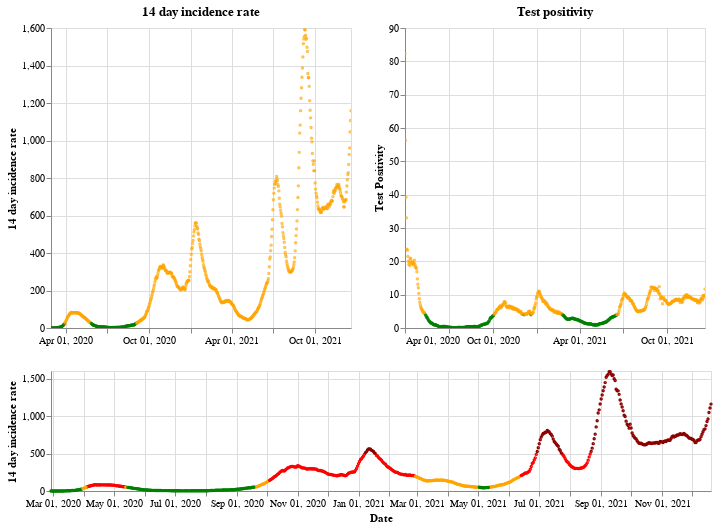

Notebook source saved alongside this figure:
### Markdown cell above
## Scotland

### Code cell
plot_traffic_light('Scotland')

### Figure 1 — Vega-Lite specification as saved in the notebook (floating-point values rounded to 4 significant figures; data arrays with more than 128 entries replaced by an {"elided": "..."} marker saying what was removed)
{"config": {"view": {"continuousWidth": 400, "continuousHeight": 300}}, "vconcat": [{"hconcat": [{"mark": {"type": "point", "size": 2}, "encoding": {"color": {"condition": {"value": "green", "test": "(datum.twoWeeklyCasesRate <= 25)"}, "value": "orange"}, "tooltip": [{"type": "nominal", "field": "areaName"}, {"type": "temporal", "field": "date"}, {"type": "quantitative", "field": "twoWeeklyCasesRate"}, {"type": "quantitative", "field": "testPositivity"}], "x": {"type": "temporal", "axis": {"title": ""}, "field": "date", "scale": {"domain": {"selection": "DateBrush"}}, "timeUnit": "yearmonthdate"}, "y": {"type": "quantitative", "axis": {"title": "14 day incidence rate"}, "field": "twoWeeklyCasesRate"}}, "title": "14 day incidence rate", "width": 300}, {"mark": {"type": "point", "size": 2}, "encoding": {"color": {"condition": {"value": "green", "test": "(datum.testPositivity <= 4)"}, "value": "orange"}, "tooltip": [{"type": "nominal", "field": "areaName"}, {"type": "temporal", "field": "date"}, {"type": "quantitative", "field": "twoWeeklyCasesRate"}, {"type": "quantitative", "field": "testPositivity"}], "x": {"type": "temporal", "axis": {"title": ""}, "field": "date", "scale": {"domain": {"selection": "DateBrush"}}, "timeUnit": "yearmonthdate"}, "y": {"type": "quantitative", "axis": {"title": "Test Positivity"}, "field": "testPositivity"}}, "title": "Test positivity", "width": 300}]}, {"layer": [{"mark": {"type": "point", "size": 2}, "encoding": {"color": {"condition": {"value": "orange", "test": "(((datum.testPositivity < 4) && (datum.twoWeeklyCasesRate >= 50)) && (datum.twoWeeklyCasesRate < 200))"}, "value": "red"}, "opacity": {"condition": {"value": 1, "test": "((datum.twoWeeklyCasesRate >= 50) && (datum.twoWeeklyCasesRate < 500))"}, "value": 0}, "tooltip": [{"type": "nominal", "field": "areaName"}, {"type": "temporal", "field": "date"}, {"type": "quantitative", "field": "twoWeeklyCasesRate"}, {"type": "quantitative", "field": "testPositivity"}], "x": {"type": "temporal", "axis": {"title": "Date"}, "field": "date", "timeUnit": "yearmonthdate"}, "y": {"type": "quantitative", "axis": {"title": "14 day incidence rate"}, "field": "twoWeeklyCasesRate"}}, "selection": {"DateBrush": {"type": "interval", "encodings": ["x"], "fields": ["Time"]}}}, {"mark": {"type": "point", "size": 2}, "encoding": {"color": {"value": "darkred"}, "opacity": {"condition": {"value": 1, "test": "(datum.twoWeeklyCasesRate >= 500)"}, "value": 0}, "tooltip": [{"type": "nominal", "field": "areaName"}, {"type": "temporal", "field": "date"}, {"type": "quantitative", "field": "twoWeeklyCasesRate"}, {"type": "quantitative", "field": "testPositivity"}], "x": {"type": "temporal", "axis": {"title": "Date"}, "field": "date", "timeUnit": "yearmonthdate"}, "y": {"type": "quantitative", "axis": {"title": "14 day incidence rate"}, "field": "twoWeeklyCasesRate"}}}, {"mark": {"type": "point", "size": 2}, "encoding": {"color": {"condition": {"value": "green", "test": "((datum.testPositivity < 4) && (datum.twoWeeklyCasesRate < 50))"}, "value": "orange"}, "opacity": {"condition": {"value": 1, "test": "(datum.twoWeeklyCasesRate < 50)"}, "value": 0}, "tooltip": [{"type": "nominal", "field": "areaName"}, {"type": "temporal", "field": "date"}, {"type": "quantitative", "field": "twoWeeklyCasesRate"}, {"type": "quantitative", "field": "testPositivity"}], "x": {"type": "temporal", "axis": {"title": "Date"}, "field": "date", "timeUnit": "yearmonthdate"}, "y": {"type": "quantitative", "axis": {"title": "14 day incidence rate"}, "field": "twoWeeklyCasesRate"}}}], "height": 120, "width": 660}], "data": {"name": "data-c3679fd39b84cb6f4a054236ddccadfa"}, "$schema": "https://vega.github.io/schema/vega-lite/v4.8.1.json", "datasets": {"data-c3679fd39b84cb6f4a054236ddccadfa": {"elided": "662 records"}}}
